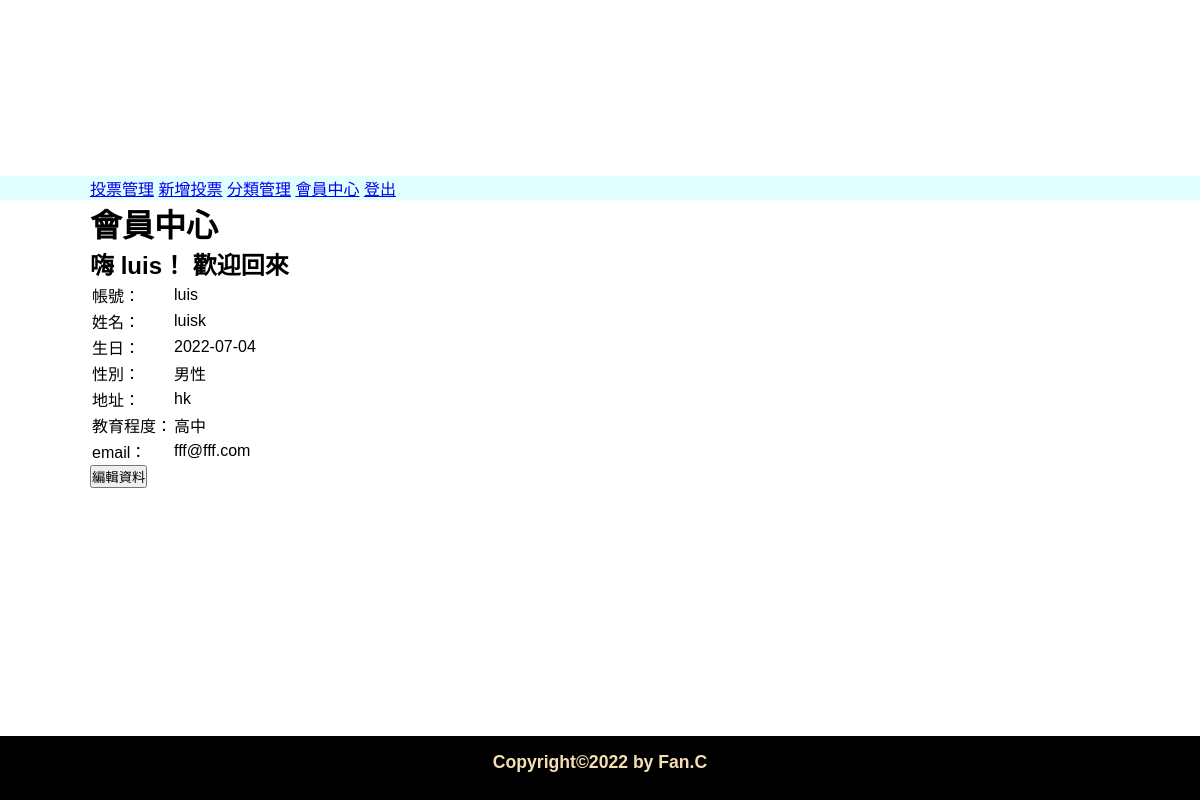
The app's page /login/member_center.php (signed in) with its own data.
### tables this page shows
CREATE TABLE `users` (
  `id` int(11) UNSIGNED NOT NULL COMMENT '序號',
  `acc` varchar(12) NOT NULL COMMENT '帳號',
  `pw` varchar(32) NOT NULL,
  `name` varchar(12) NOT NULL,
  `birthday` date NOT NULL,
  `gender` tinyint(1) UNSIGNED NOT NULL,
  `addr` varchar(128) NOT NULL,
  `education` varchar(64) NOT NULL,
  `email` varchar(36) NOT NULL
);

### login/member_center.php (the view, shortened to what this page needs)
<?php
include "../api/base.php";
$sql = "SELECT * FROM `users` WHERE acc='{$_SESSION['user']}'";
$user = $pdo->query($sql)->fetch(PDO::FETCH_ASSOC);
?>
<!DOCTYPE html>
<html lang="en">
<head>
    <link rel="stylesheet" href="../css/basic.css">
    <link rel="stylesheet" href="../css/admin.css">
</head>
<body>
    <div id="header">
        <?php
        include "../layout/mem_nav.php";
        ?>
    </div>
    <div id="container">
        <h1>會員中心</h1>
        <h2>嗨 <?= $_SESSION['user']; ?>！ 歡迎回來</h2>
        <table>
            <tr>
                <td>帳號：</td>
                <td><?= $user['acc']; ?></td>
            </tr>
            <tr>
                <td>姓名：</td>
                <td><?= $user['name']; ?></td>
            </tr>
            <tr>
                <td>生日：</td>
                <td><?= $user['birthday']; ?></td>
            </tr>
            <tr>
                <td>性別：</td>
                <td><?= ($user['gender'] == 0) ? '女性' : '男性'; ?></td>
            </tr>
            <tr>
                <td>地址：</td>
                <td><?= $user['addr']; ?></td>
            </tr>
            <td>教育程度：</td>
            <td>
                <?php
                $edu=$user['education'];
                switch($edu){
                    case "3":
                        echo "高中";
                        break;
                }
                ?>
            </td>
            <tr>
                <td>email：</td>
                <td><?= $user['email']; ?></td>
            </tr>
        </table>
        <div>
            <form action="edit.php" method="post">
                <input type="submit" class="logbtn" value="編輯資料">
        </div>
    </div>
    <div>
        <?php
        include "../layout/footer.php";
        ?>
    </div>
</body>
</html>

### css/basic.css (style rules this page uses)
* { margin: 0; padding: 0; list-style-type: none; box-sizing: border-box; font-family: Arial, Helvetica, sans-serif; }
#header { width: 100%; height: 200px; position: relative; }
#container { width: 85%; min-width: 1000px; margin: auto; min-height: calc(100vh - 300px - 2.5rem); }

### records on screen
users: acc "luis", name "luisk", birthday "2022-07-04", addr "hk", email "fff@fff.com"

### other values on screen
$_SESSION['user'] "luis"
